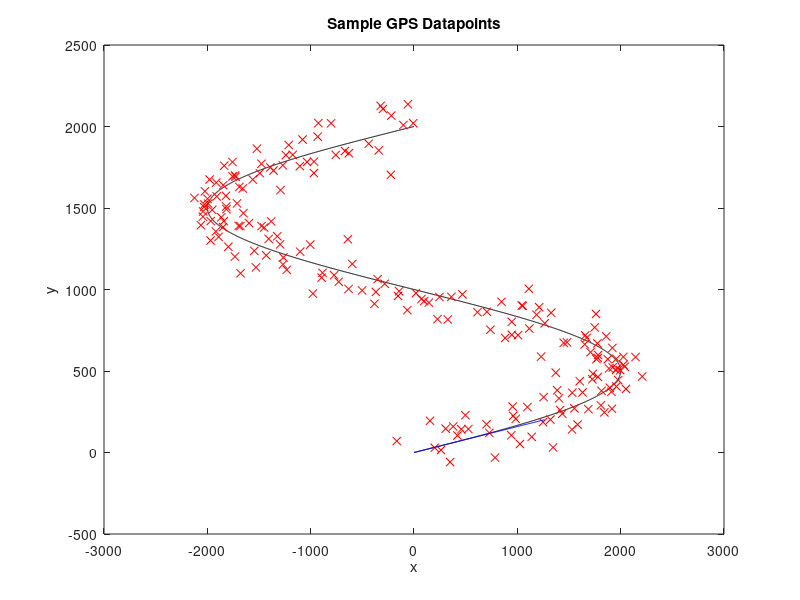

Here is the MATLAB script that generated this plot:

points = [];
samples = [];

est = [[0; 0; 2*pi(); 1; 0; 0]];
err = [[0.000, 0, 0, 0, 0, 0; 
        0, 0.000, 0, 0, 0, 0; 
        0, 0, 0.000, 0, 0, 0; 
        0, 0, 0, 0.000, 0, 0;
        0, 0, 0, 0, 0.000, 0;
        0, 0, 0, 0, 0, 0.000;]];
    
predict_est = [];
predict_err = [];
K = [];
gains = [];

measVels = [];
measAccels = [];

m = 10;
dt = 1;
dt2 = dt*dt;

R = [1000, 0, 0, 0, 0, 0; 
     0, 1000, 0, 0, 0, 0; 
     0, 0, 1000, 0, 0, 0; 
     0, 0, 0, 1000, 0, 0;
     0, 0, 0, 0, 1000, 0;
     0, 0, 0, 0, 0, 1000;]; % Measurement Covariance
 
Q = [0.0000, 0, 0, 0, 0, 0; 
     0, 0.0000, 0, 0, 0, 0; 
     0, 0, 0.0000, 0, 0, 0; 
     0, 0, 0, 0.0000, 0, 0;
     0, 0, 0, 0, 0.0000, 0;
     0, 0, 0, 0, 0, 0.0000;];  %state covariance

A = [1, 0, dt, 0, dt2, 0; 
     0, 1, 0, dt, 0, dt2; 
     0, 0, 1, 0, dt, 0; 
     0, 0, 0, 1, 0, dt;
     0, 0, 0, 0, 1, 0;
     0, 0, 0, 0, 0, 1;];
 
H = [1, 0, 0, 0, 0, 0; 
     0, 1, 0, 0, 0, 0; 
     0, 0, 1, 0, 0, 0; 
     0, 0, 0, 1, 0, 0;
     0, 0, 0, 0, 1, 0;
     0, 0, 0, 0, 0, 1;];

for i = 0:1:2000
    y = i;
    dy = 1;
    d2y = 0;
    
    x = 2000*sin(((2*pi())/2000)*i);
    dx = -2*pi()*cos((2*pi()/2000)*i);
    d2x = ((4*pi()*pi())/2000)*sin((2*pi()/2000)*i);
    
    newPoint = [x,y];
    newVel = [dx, dy];
    newAccel = [d2x, d2y];
    points = [points; newPoint, newVel, newAccel];
    
    if mod(i, 10) == 0
        samples = [samples; [normrnd(x,100), normrnd(y,100)]];
        %T = samples(end,:);

        %predict state and error covariance
        pe = A*est(:,end);
        predict_est = [predict_est, pe]; %#ok<*AGROW>
        
        Qfudge = [0, 0, 0, 0, 0, 0;
                  0, 0, 0, 0, 0, 0;
                  0, 0, 0, 0, 0, 0;
                  0, 0, 0, 0, 0, 0;
                  0, 0, 0, 0, 0, 0;
                  0, 0, 0, 0, 0, 0;];
         
        Q = Q + Qfudge;
         
        pk = A*err(end-5:end,:)*transpose(A) + Q;
        predict_err = [predict_err; pk];

        %compute Kalman Gain
        K = pk*transpose(H)*(H*pk*transpose(H) + R)^-1;
        gains = [gains; K];

        %compute error covariance
        p = pk - K*H*pk;
        err = [err; p];
        
        %compute estimate
        measVel = (transpose(samples(end,:))-est(1:2, end))./dt;
        measVels = [measVels, measVel];
        
        measAccel = (measVel - est(3:4, end))./dt;
        measAccels = [measAccels, measAccel];
        
        
        e = pe + K*([transpose(samples(end,:)); measVel; measAccel] - H*pe);
        est = [est, e]; 
    end
    
end

est = transpose(est);
close all;
plot(points(:,1), points(:,2), 'k')
hold on;
plot(samples(:,1), samples(:,2), 'rx')
hold on
plot(est(:,1), est(:,2), 'b')
xlabel('x');
ylabel('y');
title('Sample GPS Datapoints');












